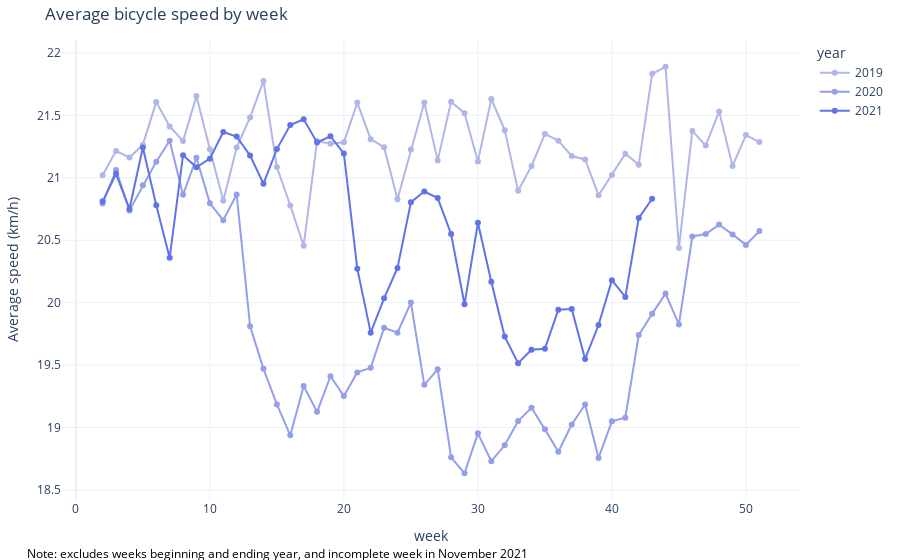

Notebook code cell kept with this figure:
### Code cell
#df['m'] = df['month_year'].dt.strftime('%Y-%m')
df_volume = df.groupby(['year','week'])['SPEED'].mean().reset_index()

df_volume = df_volume.rename(columns={"SPEED":"Average speed (km/h)"})
df_volume['year_week'] = df_volume.apply(lambda x: f'{int(x["year"])}-{int(x["week"])}',axis=1)

# plotting for 2019, 2020, 2021, and 
# excluding terminal weeks (cause issues w/ year identification) and 
# incomplete sensor week in 2021
fig = px.line(df_volume.query('(year>2018)&(week>1)&(year_week!="2021-44")&(week<52)'), 
             x='week',
             y='Average speed (km/h)', 
             color='year',
             #height=800, width=800,
             markers = True,
             title="Average bicycle speed by week",
             color_discrete_sequence= colours,
              render_mode="SVG")

#fig.add_annotation(x= '1 Sep, 2020', y=60,
#           text="Text annotation with arrow",
#           showarrow=True,
#           arrowhead=1)

##fig.update_xaxes(
#    rangeslider_visible=True,
#    rangeselector=dict(
#        buttons=list([
#            dict(count=1, label="1m", step="month", stepmode="backward"),
#            dict(count=6, label="6m", step="month", stepmode="backward"),
#            dict(count=1, label="YTD", step="year", stepmode="todate"),
#            dict(count=1, label="1y", step="year", stepmode="backward"),
#            dict(step="all")
#        ])
#    )
#)
fig.update_traces(connectgaps=False)
# make space for explanation / annotation
fig.update_layout(margin=dict(l=20, r=20, t=40, b=60),paper_bgcolor="white")

# add annotation
fig.add_annotation(dict(font=dict(color='black',size=12),
                                        x=-0.05,
                                        y=-0.14,
                                        showarrow=False,
                                        text="Note: excludes weeks beginning and ending year, and incomplete week in November 2021",
                                        textangle=0,
                                        xanchor='left',
                                        xref="paper",
                                        yref="paper"))

#fig.update_layout(yaxis_range=[0,max(df_volume['Average speed (km/h)'])])
fig.show()
#fig.write_html('test.html')

### Figure 1 — Plotly figure (JSON) as saved in the notebook; plotly's stock layout.template omitted (floating-point values rounded to 4 significant figures)
{"data": [{"connectgaps": false, "hovertemplate": "year=2019<br>week=%{x}<br>Average speed (km/h)=%{y}<extra></extra>", "legendgroup": "2019", "line": {"color": "#b0b7e8", "dash": "solid"}, "marker": {"symbol": "circle"}, "mode": "markers+lines", "name": "2019", "orientation": "v", "showlegend": true, "type": "scatter", "x": [2, 3, 4, 5, 6, 7, 8, 9, 10, 11, 12, 13, 14, 15, 16, 17, 18, 19, 20, 21, 22, 23, 24, 25, 26, 27, 28, 29, 30, 31, 32, 33, 34, 35, 36, 37, 38, 39, 40, 41, 42, 43, 44, 45, 46, 47, 48, 49, 50, 51], "xaxis": "x", "y": [21.02, 21.22, 21.16, 21.27, 21.61, 21.41, 21.29, 21.65, 21.23, 20.82, 21.24, 21.48, 21.78, 21.09, 20.78, 20.46, 21.29, 21.27, 21.28, 21.6, 21.31, 21.25, 20.83, 21.23, 21.6, 21.14, 21.61, 21.52, 21.13, 21.63, 21.38, 20.9, 21.09, 21.35, 21.3, 21.17, 21.15, 20.86, 21.02, 21.19, 21.1, 21.83, 21.89, 20.44, 21.38, 21.26, 21.53, 21.1, 21.34, 21.29], "yaxis": "y"}, {"connectgaps": false, "hovertemplate": "year=2020<br>week=%{x}<br>Average speed (km/h)=%{y}<extra></extra>", "legendgroup": "2020", "line": {"color": "#949feb", "dash": "solid"}, "marker": {"symbol": "circle"}, "mode": "markers+lines", "name": "2020", "orientation": "v", "showlegend": true, "type": "scatter", "x": [2, 3, 4, 5, 6, 7, 8, 9, 10, 11, 12, 13, 14, 15, 16, 17, 18, 19, 20, 21, 22, 23, 24, 25, 26, 27, 28, 29, 30, 31, 32, 33, 34, 35, 36, 37, 38, 39, 40, 41, 42, 43, 44, 45, 46, 47, 48, 49, 50, 51], "xaxis": "x", "y": [20.8, 21.06, 20.74, 20.94, 21.13, 21.3, 20.86, 21.16, 20.8, 20.66, 20.87, 19.81, 19.47, 19.18, 18.94, 19.33, 19.13, 19.41, 19.25, 19.44, 19.48, 19.8, 19.76, 20.0, 19.34, 19.47, 18.76, 18.63, 18.95, 18.73, 18.86, 19.05, 19.16, 18.99, 18.81, 19.02, 19.18, 18.76, 19.05, 19.08, 19.74, 19.91, 20.07, 19.83, 20.53, 20.55, 20.63, 20.55, 20.46, 20.57], "yaxis": "y"}, {"connectgaps": false, "hovertemplate": "year=2021<br>week=%{x}<br>Average speed (km/h)=%{y}<extra></extra>", "legendgroup": "2021", "line": {"color": "#6173e8", "dash": "solid"}, "marker": {"symbol": "circle"}, "mode": "markers+lines", "name": "2021", "orientation": "v", "showlegend": true, "type": "scatter", "x": [2, 3, 4, 5, 6, 7, 8, 9, 10, 11, 12, 13, 14, 15, 16, 17, 18, 19, 20, 21, 22, 23, 24, 25, 26, 27, 28, 29, 30, 31, 32, 33, 34, 35, 36, 37, 38, 39, 40, 41, 42, 43], "xaxis": "x", "y": [20.81, 21.03, 20.75, 21.24, 20.78, 20.36, 21.18, 21.08, 21.15, 21.37, 21.33, 21.18, 20.95, 21.23, 21.42, 21.47, 21.28, 21.33, 21.19, 20.27, 19.76, 20.03, 20.28, 20.8, 20.89, 20.84, 20.55, 19.99, 20.64, 20.17, 19.73, 19.52, 19.62, 19.63, 19.94, 19.95, 19.55, 19.82, 20.18, 20.05, 20.68, 20.83], "yaxis": "y"}], "layout": {"annotations": [{"font": {"color": "black", "size": 12}, "showarrow": false, "text": "Note: excludes weeks beginning and ending year, and incomplete week in November 2021", "textangle": 0, "x": -0.05, "xanchor": "left", "xref": "paper", "y": -0.14, "yref": "paper"}], "legend": {"title": {"text": "year"}, "tracegroupgap": 0}, "margin": {"b": 60, "l": 20, "r": 20, "t": 40}, "paper_bgcolor": "white", "title": {"text": "Average bicycle speed by week"}, "xaxis": {"anchor": "y", "domain": [0, 1], "title": {"text": "week"}}, "yaxis": {"anchor": "x", "domain": [0, 1], "title": {"text": "Average speed (km/h)"}}}}
